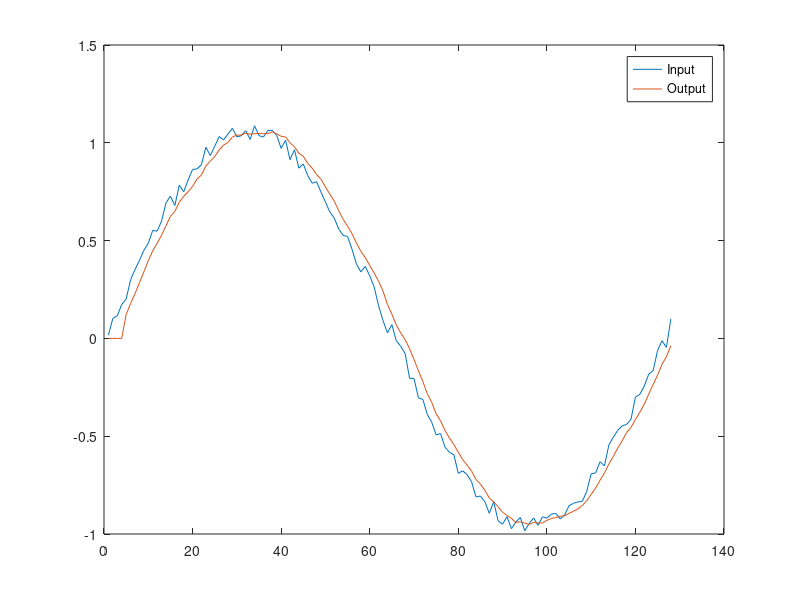
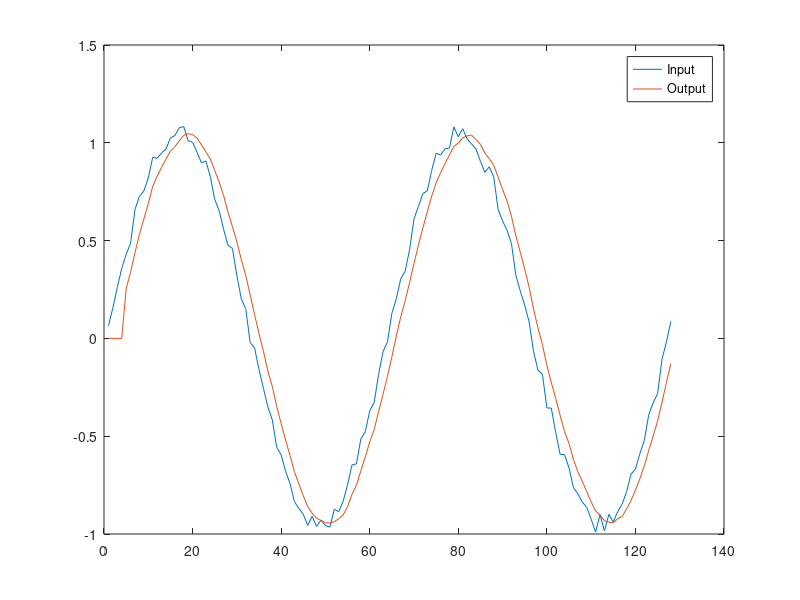
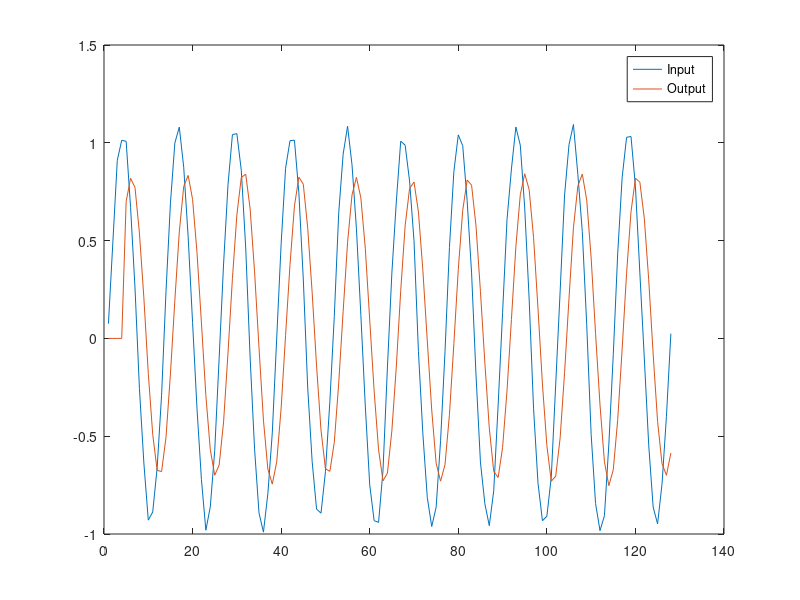
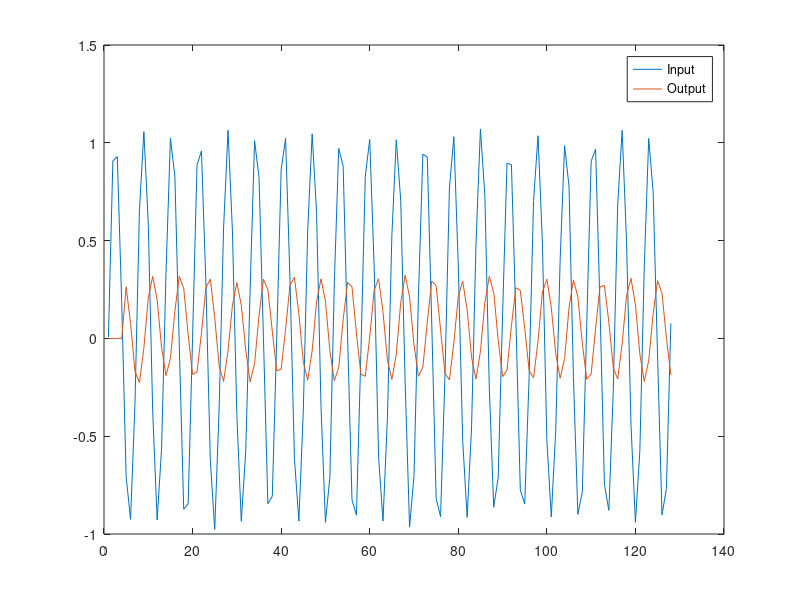

The MATLAB source for these figures, in order:
clear; close all;

N = 5;  % number of frequencies
t = linspace(0, 1 , 128);
freq = [1, 2, 10, 20, 100];
y = zeros(1, 128);
x = zeros(1, 128);

% Create 5 sinusoids with multiple frequencies:
for k=1:N
    x = sin(2*pi*freq(k)*t) + 0.1*rand(size(t));  % add noise to signal

    y(1) = 0;
    y(2) = 0;
    y(3) = 0;
    y(4) = 0;
    
    % Create the output sequences:
    for i=5:128
         y(i) = (x(i-4) + x(i-3) + x(i-2) + x(i-1)+ x(i))/5;
    end
    
    % Plot all the sequences of input/output:
    figure;
    plot(x)
    hold on;
    plot(y);
    legend("Input", "Output");
end

